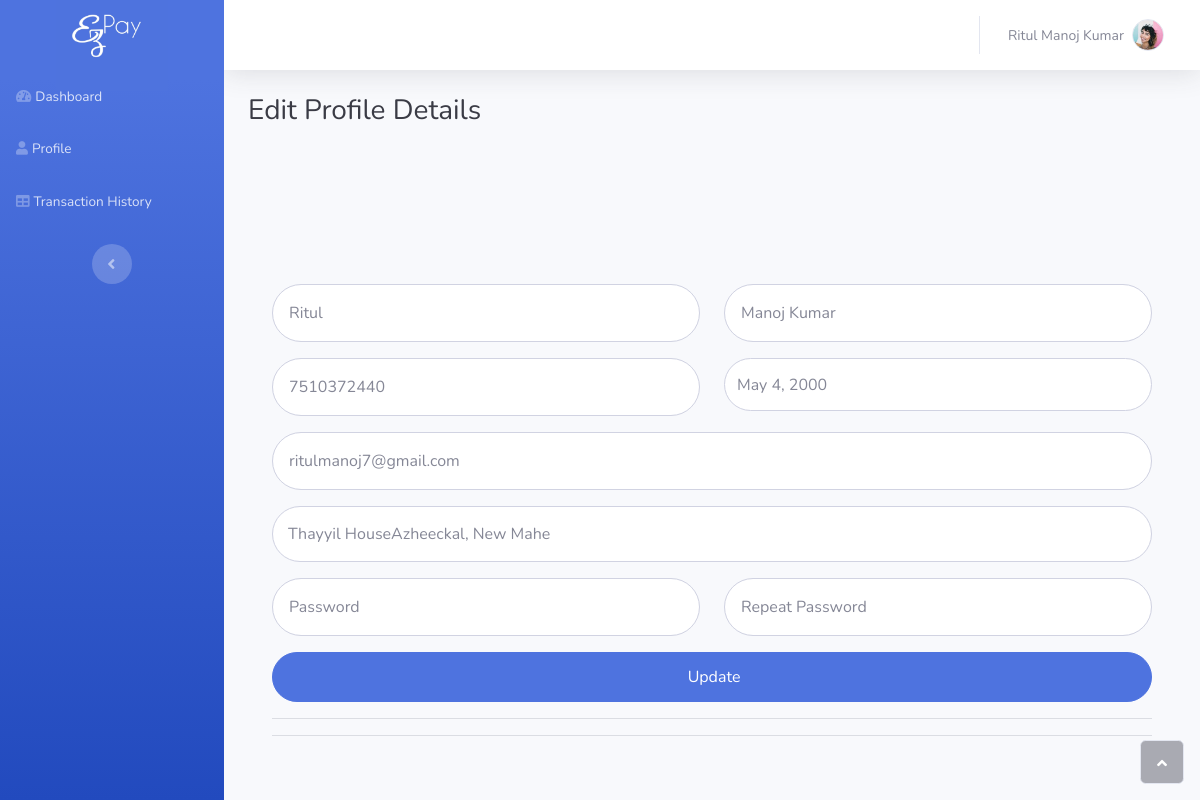
Before: /edit-profile/ (signed in) with the older database file.
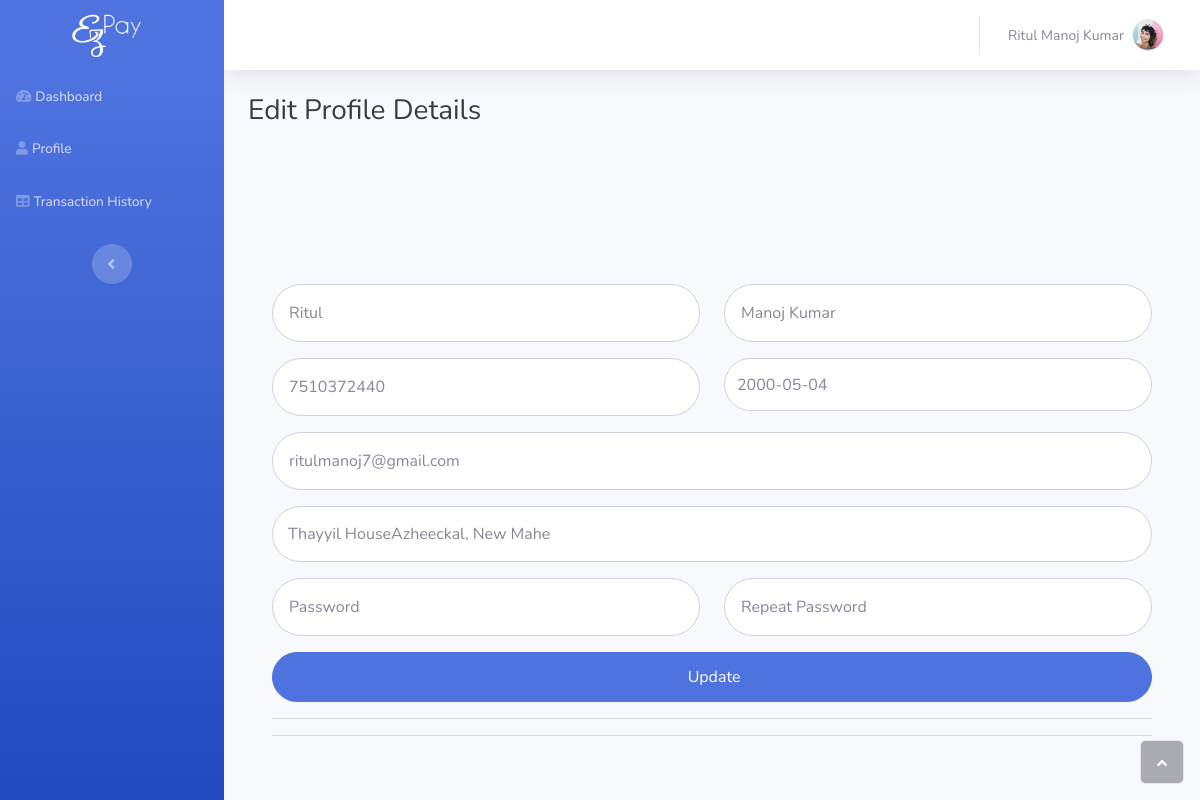
After: the same page with the newer database file.
### gateway/models.py (models this page shows, shortened)
class Account(models.Model):
    acc_number = models.BigIntegerField(max_length=10, null=True, default = 0)
    user = models.ForeignKey(User,on_delete=models.CASCADE, null=True)
    bank = models.ForeignKey(Bank, on_delete=models.CASCADE, null=True)
    first_name = models.CharField(max_length=25)
    last_name = models.CharField(max_length=25)
    dob = models.CharField(null=True, max_length=25)
    phone_number = models.IntegerField(max_length=10)
    email_address = models.EmailField()
    mpin = models.IntegerField(max_length=6, null=True)
    address = models.TextField()
    balance = models.FloatField(default=0.0, max_length=10)

### gateway/views.py (the view, shortened to what this page needs)
# urls.py: path('edit-profile/',editprofile,name='editprofile'),
@login_required(login_url='login')
def editprofile(request):
    acc_holder = Account.objects.filter(user=User.objects.get(id=request.user.id))
    acc_holder_ = Account.objects.get(user=User.objects.get(id=request.user.id))
    return render(request, 'gateway/edit-profile.html', {'user': acc_holder_})

### gateway/templates/gateway/edit-profile.html (shortened to what the changed rows need)
{% load static %}
<!DOCTYPE html>
<html>
<head>
    <link rel="stylesheet" href="{% static 'bootstrap/css/bootstrap.min.css' %}">
    <link rel="stylesheet" href="https://use.fontawesome.com/releases/v5.12.0/css/all.css">
    <link rel="stylesheet" href="https://cdnjs.cloudflare.com/ajax/libs/font-awesome/4.7.0/css/font-awesome.min.css">
    <link rel="stylesheet" href="{% static 'fonts/fontawesome5-overrides.min.css' %} ">
    <link rel="stylesheet" href="{% static 'css/untitled.css' %}">
</head>
<body id="page-top">
    <div id="wrapper">
        <div class="d-flex flex-column" id="content-wrapper">
            <div id="content">
                <nav class="navbar navbar-light navbar-expand bg-white shadow mb-4 topbar static-top">
                    <div class="container-fluid"><button class="btn btn-link d-md-none rounded-circle me-3" id="sidebarToggleTop" type="button"></button>
                        <ul class="navbar-nav flex-nowrap ms-auto">
                            <li class="nav-item dropdown no-arrow">
                                <div class="nav-item dropdown no-arrow"><a class="dropdown-toggle nav-link" aria-expanded="false" data-bs-toggle="dropdown" href="#"><span class="d-none d-lg-inline me-2 text-gray-600 small">{{user.first_name}} {{user.last_name}}</span><img class="border rounded-circle img-profile" src="{% static 'img/avatars/avatar1.jpeg' %}"></a>
                                </div>
                            </li>
                        </ul>
                    </div>
                </nav>
            </div>
            <div class="p-5">
                <form class="user" method="post">
                    <div class="row mb-3">
                        <div class="col-sm-6 mb-3 mb-sm-0"><input class="form-control form-control-user" type="text" id="exampleFirstName-1" placeholder="First Name" name="first_name" style="font-size: 16px;" value={{user.first_name}}></div>
                        <div class="col-sm-6"><input class="form-control form-control-user" type="text" id="exampleFirstName-2" placeholder="Last Name" name="last_name" style="font-size: 16px;" value="{{user.last_name}}"></div>
                    </div>
                    <div class="row mb-3">
                        <div class="col-sm-6 mb-3 mb-sm-0"><input class="form-control form-control-user" type="text" id="phone-no" placeholder="Phone Number" name="phone_no" style="font-size: 16px;" value={{user.phone_number}}></div>
                        <div class="col-sm-6"><input class="form-control dob" type="text" style="height: 53.1875px;font-size: 16px;" onfocus="(this.type=&#39;date&#39;)" placeholder="Date of Birth" name= "dob" onblur="if(this.value==&#39;&#39;){this.type=&#39;text&#39;}" value="{{user.dob}}"></div>
                    </div>
                    <div class="mb-3"><input class="form-control form-control-user" type="email" id="exampleInputEmail" aria-describedby="emailHelp" placeholder="Email Address" name="email" style="font-size: 16px;" value={{user.email_address}}></div>
                    <div class="mb-3"><input class="form-control from-control-user" style="border-radius: 10rem;overflow: auto;font-size: 16px;padding: 15px;" placeholder="Address" name="address" value="{{user.address}}"></textarea></div>
                </form>
            </div>
        </div><a class="border rounded d-inline scroll-to-top" href="#page-top"><i class="fas fa-angle-up"></i></a>
    </div>
</body>
</html>

Changed rows visible on the page:
changed Account "Ritul": dob "May 4, 2000" → "2000-05-04"
